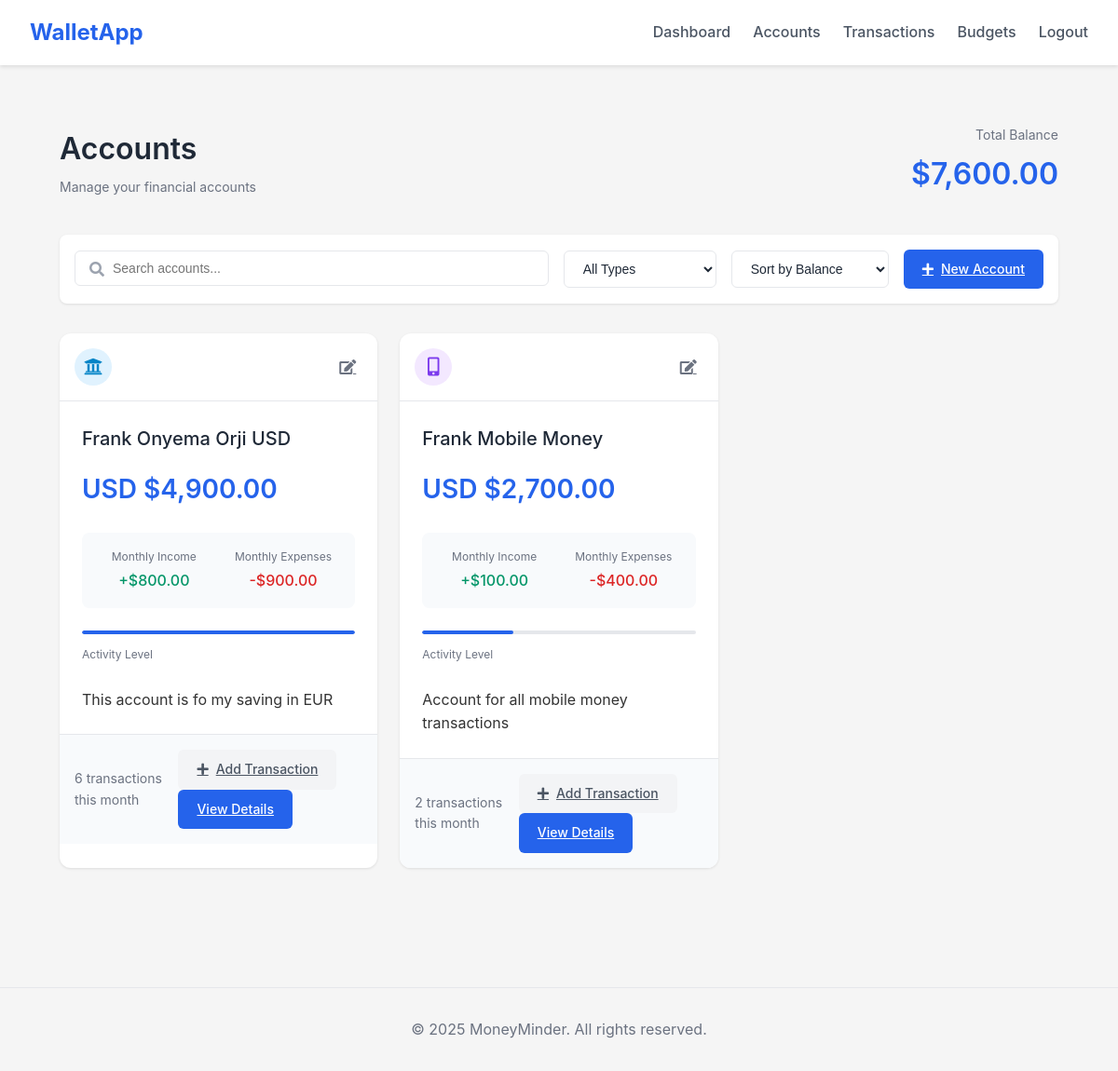
The page /accounts/ (signed in) on the database as committed earlier.
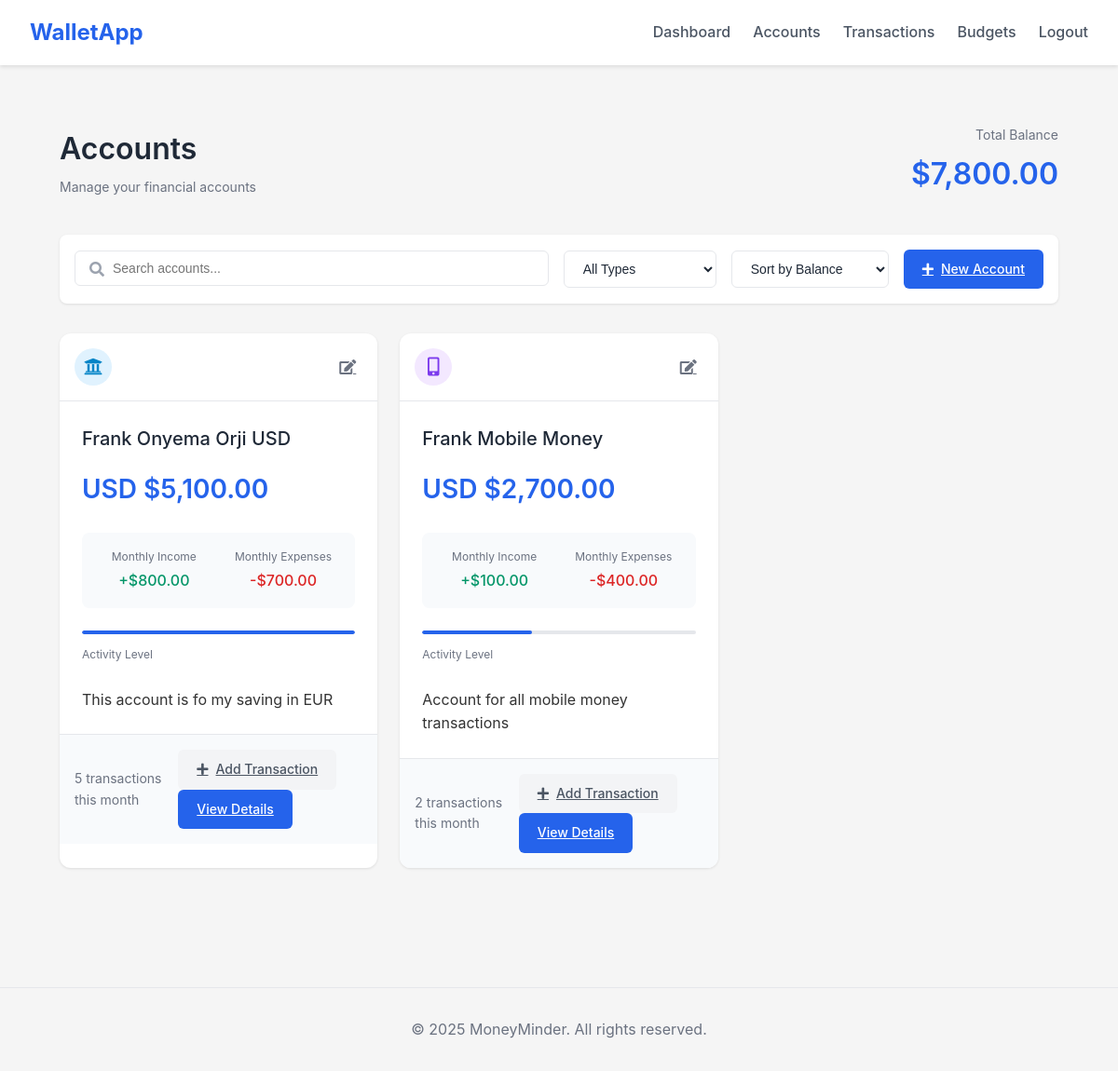
The same page on the database as committed later.
### app/models/account.py (models this page shows, shortened)
class Account(db.Model, BaseModel):
    __tablename__ = 'accounts'
    name = db.Column(db.String(100), nullable=False)
    account_type = db.Column(db.String(50), nullable=False)  # bank, cash, mobile_money
    currency = db.Column(db.String(3), nullable=False, default='USD')
    balance = db.Column(db.Numeric(10, 2), nullable=False, default=0)
    description = db.Column(db.Text)
    user_id = db.Column(db.String(50), db.ForeignKey('users.id'), nullable=False)
    transactions = db.relationship('Transaction', back_populates='account', lazy='dynamic', cascade='all, delete-orphan')

### app/routes/accounts.py (the view)
@accounts.route('/')
@login_required
def index():
    user_accounts = Account.query.filter_by(user_id=current_user.id).all()
    total_balance = sum(float(account.balance) for account in user_accounts)
    account_stats = {}
    max_transactions = 0  # Initialize max_transactions
    for account in user_accounts:
        start_date = datetime.utcnow() - timedelta(days=30)
        transactions = Transaction.query.filter_by(
            account_id=account.id,
            user_id=current_user.id
        ).filter(
            Transaction.date >= start_date
        ).all()
        transaction_count = len(transactions)
        max_transactions = max(max_transactions, transaction_count)  # Update max_transactions
        income = sum(float(t.amount) for t in transactions if t.transaction_type == 'income')
        expenses = sum(float(t.amount) for t in transactions if t.transaction_type == 'expense')
        account_stats[account.id] = {
            'monthly_income': income,
            'monthly_expenses': expenses,
            'transaction_count': transaction_count
        }
    return render_template('accounts/list.html',
                           accounts=user_accounts,
                           total_balance=total_balance,
                           account_stats=account_stats,
                           max_transactions=max_transactions)  # Pass max_transactions to template

### app/models/__init__.py (called while the page is built)
    @classmethod
    def get_by_id(cls, id):
        return cls.query.get_or_404(id)

### app/utils/filters.py (called while the page is built)
def init_filters(app):
    @app.template_filter('account_icon')
    def account_icon_filter(account_type):
        icons = {
            'bank': 'university',
            'cash': 'wallet',
            'credit': 'credit-card',
            'investment': 'chart-line',
            'mobile_money': 'mobile-alt',
            'other': 'coins'
        }
        return icons.get(str(account_type).lower(), 'question')

### app/templates/accounts/list.html (shortened to what the changed rows need)
{% extends "base.html" %}
{% block styles %}
<link rel="stylesheet" href="{{ url_for('static', filename='css/accounts.css') }}">
{% endblock %}
{% block content %}
<div class="accounts-container">
    <div class="accounts-header">
        <div class="header-content">
            <div class="header-title">
                <h1>Accounts</h1>
            </div>
            <div class="balance-summary">
                <div class="total-balance">
                    <span class="label">Total Balance</span>
                    <span class="amount" data-value="{{ total_balance }}">{{ "${:,.2f}".format(total_balance) }}</span>
                </div>
            </div>
        </div>
    </div>
    <div class="accounts-grid">
        {% for account in accounts %}
        <div class="account-card">
            <div class="card-header">
                <div class="account-type {{ account.account_type }}"
                     data-tooltip="{{ account.account_type|title }} Account">
                    <i class="fas fa-{{ account.account_type|account_icon }}"></i>
                </div>
                <div class="account-actions">
                    <a href="{{ url_for('accounts.edit', account_id=account.id) }}" class="btn-icon" title="Edit Account">
                        <i class="fas fa-edit"></i>
                    </a>
                </div>
            </div>
            <div class="card-body">
                <a href="{{ url_for('accounts.view', account_id=account.id) }}" class="account-name">
                    {{ account.name }}
                </a>
                <div class="account-balance" data-value="{{ account.balance }}" data-currency="{{ account.currency }}">
                    {{ account.currency }} {{ "${:,.2f}".format(account.balance) }}
                </div>
                <div class="account-stats">
                    <div class="stat">
                        <span class="label">Monthly Income</span>
                        <span class="value income">
                            +{{ "${:,.2f}".format(account_stats[account.id]['monthly_income']) }}
                        </span>
                    </div>
                    <div class="stat">
                        <span class="label">Monthly Expenses</span>
                        <span class="value expenses">
                            -{{ "${:,.2f}".format(account_stats[account.id]['monthly_expenses']) }}
                        </span>
                    </div>
                </div>
                <div class="activity-indicator">
                    <div class="progress-bar">
                        {% set activity_percentage = (account_stats[account.id]['transaction_count'] / max_transactions) * 100 if max_transactions > 0 else 0 %}
                        <div class="progress" style="width: {{ activity_percentage }}%"></div>
                    </div>
                    <span class="activity-label">Activity Level</span>
                </div>
                {% if account.description %}
                <div class="account-description">
                    {{ account.description }}
                </div>
                {% endif %}
            </div>
            <div class="card-footer">
                <span class="transaction-count">
                    {{ account_stats[account.id]['transaction_count'] }} transactions this month
                </span>
                <div class="footer-actions">
                    <a href="{{ url_for('transactions.create', account_id=account.id) }}" class="btn btn-sm btn-secondary">
                        <i class="fas fa-plus"></i> Add Transaction
                    </a>
                    <a href="{{ url_for('accounts.view', account_id=account.id) }}" class="btn btn-sm btn-primary">
                        View Details
                    </a>
                </div>
            </div>
        </div>
        {% endfor %}
    </div>
</div>
{% endblock %}

Rows that differ between the two databases and show on the page:
changed Account "Frank Onyema Orji USD": balance "$4,900.00" → "$5,100.00"; account_stats "$900.00" → "$700.00"; account_stats "6" → "5"
computed for Account "Frank Mobile Money": {{ activity_percentage }} 33.33333333333333 → 40.0 (drawn)
Other text that changed with them:
{{ "${:,.2f}".format(total_balance) }}: "$7,600.00" → "$7,800.00"
